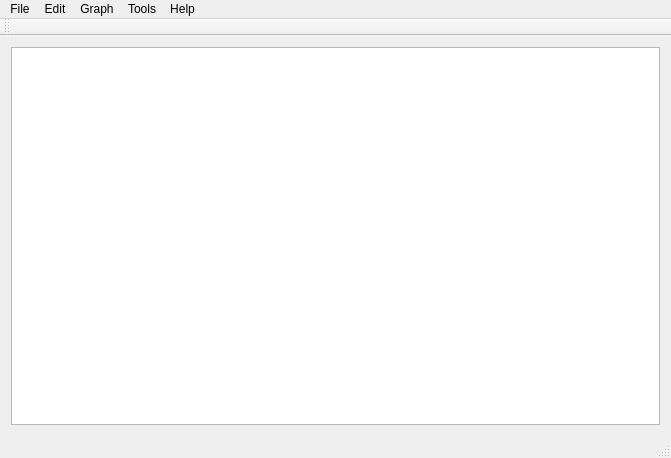
<?xml version="1.0" encoding="UTF-8"?>
<ui version="4.0">
 <class>QtOma2</class>
 <widget class="QMainWindow" name="QtOma2">
  <property name="geometry">
   <rect>
    <x>0</x>
    <y>0</y>
    <width>671</width>
    <height>458</height>
   </rect>
  </property>
  <property name="windowTitle">
   <string>QtOma2</string>
  </property>
  <widget class="QWidget" name="centralWidget">
   <layout class="QHBoxLayout" name="horizontalLayout">
    <item>
     <widget class="oma2Commands" name="omaCommands"/>
    </item>
   </layout>
  </widget>
  <widget class="QMenuBar" name="menuBar">
   <property name="geometry">
    <rect>
     <x>0</x>
     <y>0</y>
     <width>671</width>
     <height>21</height>
    </rect>
   </property>
   <widget class="QMenu" name="menuFile">
    <property name="title">
     <string>File</string>
    </property>
    <addaction name="actionOpen"/>
    <addaction name="separator"/>
    <addaction name="actionClose"/>
    <addaction name="actionSave_Data_File"/>
    <addaction name="actionSave_Settings"/>
    <addaction name="separator"/>
    <addaction name="actionExit"/>
   </widget>
   <widget class="QMenu" name="menuEdit">
    <property name="title">
     <string>Edit</string>
    </property>
    <addaction name="actionTest"/>
    <addaction name="actionPaste"/>
   </widget>
   <widget class="QMenu" name="menuGraph">
    <property name="title">
     <string>Graph</string>
    </property>
    <addaction name="actionPlot_Rows"/>
    <addaction name="actionPlot_Columns"/>
   </widget>
   <widget class="QMenu" name="menuHelp">
    <property name="title">
     <string>Help</string>
    </property>
    <addaction name="actionOma2_Help"/>
   </widget>
   <widget class="QMenu" name="menuTools">
    <property name="title">
     <string>Tools</string>
    </property>
    <addaction name="actionPreferences"/>
   </widget>
   <addaction name="menuFile"/>
   <addaction name="menuEdit"/>
   <addaction name="menuGraph"/>
   <addaction name="menuTools"/>
   <addaction name="menuHelp"/>
  </widget>
  <widget class="QToolBar" name="mainToolBar">
   <attribute name="toolBarArea">
    <enum>TopToolBarArea</enum>
   </attribute>
   <attribute name="toolBarBreak">
    <bool>false</bool>
   </attribute>
  </widget>
  <widget class="QStatusBar" name="statusBar"/>
  <action name="actionOpen">
   <property name="text">
    <string>Open...</string>
   </property>
   <property name="shortcut">
    <string>Ctrl+O</string>
   </property>
  </action>
  <action name="actionSave_Data_File">
   <property name="text">
    <string>Save Data File...</string>
   </property>
   <property name="shortcut">
    <string>Ctrl+S</string>
   </property>
  </action>
  <action name="actionClose">
   <property name="text">
    <string>Close</string>
   </property>
   <property name="shortcut">
    <string>Ctrl+W</string>
   </property>
  </action>
  <action name="actionSave_Settings">
   <property name="text">
    <string>Save Settings...</string>
   </property>
  </action>
  <action name="actionTest">
   <property name="text">
    <string>Copy</string>
   </property>
   <property name="shortcut">
    <string>Ctrl+C</string>
   </property>
  </action>
  <action name="actionPlot_Rows">
   <property name="text">
    <string>Plot Rows</string>
   </property>
   <property name="shortcut">
    <string>Ctrl+R</string>
   </property>
  </action>
  <action name="actionPlot_Columns">
   <property name="text">
    <string>Plot Columns</string>
   </property>
   <property name="shortcut">
    <string>Ctrl+T</string>
   </property>
  </action>
  <action name="actionOma2_Help">
   <property name="text">
    <string>oma2 Help</string>
   </property>
  </action>
  <action name="actionPreferences">
   <property name="text">
    <string>Preferences</string>
   </property>
   <property name="shortcut">
    <string>Ctrl+F</string>
   </property>
  </action>
  <action name="actionPaste">
   <property name="text">
    <string>Paste</string>
   </property>
   <property name="shortcut">
    <string>Ctrl+V</string>
   </property>
  </action>
  <action name="actionExit">
   <property name="text">
    <string>Exit</string>
   </property>
   <property name="toolTip">
    <string>Exit</string>
   </property>
   <property name="shortcut">
    <string>Ctrl+Q</string>
   </property>
  </action>
 </widget>
 <layoutdefault spacing="6" margin="11"/>
 <customwidgets>
  <customwidget>
   <class>oma2Commands</class>
   <extends>QPlainTextEdit</extends>
   <header>oma2commands.h</header>
  </customwidget>
 </customwidgets>
 <resources/>
 <connections/>
</ui>
